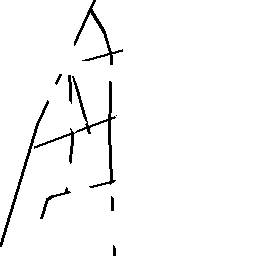
#> input picture Generate/CS1-Gestalt-Completion-Test/quiz_images/1.png, 256 x 256 px, found by its file name
$ jupyter execute --allow-errors 1.ipynb
#> lines starting #> are read from the running program, lines starting #| are printed output that depends on the picture; after the words box and inside, x2 and y2 are one past the last pixel; in counts of white or black regions, pixels touching at a corner belong together
[cell 1]
from PIL import Image

# 打开大图片
large_image_path = '1.png'  # 替换为你的图片路径
large_image = Image.open(large_image_path)
#> large_image is the input picture: PIL image 256x256 RGB; 97% white; black in thin lines or dots, all inside (x1, y1, x2, y2) = (0, 0, 123, 256)

# 定义小图片的宽和高
small_width = 96
small_height = 97

# 拆分并保存小图片
for row in range(10):  # 10行
    for col in range(15):  # 15列
        # 计算小图片的位置
        left = col * small_width
        upper = row * small_height
        right = left + small_width
        lower = upper + small_height

        # 裁剪出小图片
        small_image = large_image.crop((left, upper, right, lower))

        # 保存小图片
        small_image.save(f'{row*15+col}.png')
#> this loop made 10 passes
#> pass 1, `small_image.save(f'{row*15+col}.png')`:
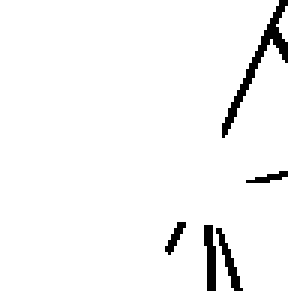
#> saved as 0.png: PIL image 96x97 RGB (shown 3 times larger); 96.3% white; black in thin lines or dots, all inside (x1, y1, x2, y2) = (55, 0, 96, 97)
#> pass 1, `small_image.save(f'{row*15+col}.png')`:
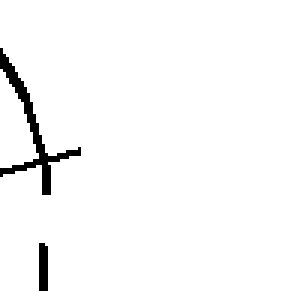
#> saved as 1.png: PIL image 96x97 RGB (shown 3 times larger); 97.2% white; 2 black regions, box (x1, y1, x2, y2) and area: (0, 16, 27, 65) 210, (13, 81, 16, 97) 47
#> pass 1, `small_image.save(f'{row*15+col}.png')`:
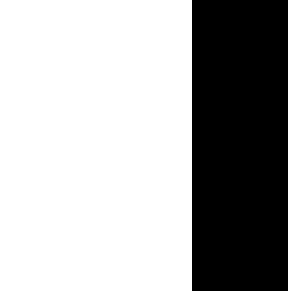
#> saved as 2.png: PIL image 96x97 RGB (shown 3 times larger); 66.7% white; 1 black region, box (x1, y1, x2, y2) and area: (64, 0, 96, 97) 3104

print("拆分完成！")

[cell 2]
import requests
from bs4 import BeautifulSoup

# 目标网址
url = 'https://quickdraw.withgoogle.com/data'

# 发送HTTP请求获取网页内容
#> (the rest of this cell did not finish here and is left out)

[cell 3]
import numpy as np

#> (the rest of this cell did not finish here and is left out)

[cell 4]
import cv2
import numpy as np

# 创建一个95x95的白色背景图像
image_size = 95
image = np.ones((image_size, image_size, 3), dtype=np.uint8) * 255

# 设置点的颜色和大小
point_color = (0, 0, 0)  # 黑色
point_radius = 1

# 定义网格的大小和位置
grid_cell_size = 15  # 每个网格单元的大小
grid_size = 3 * grid_cell_size  # 3x3网格的总大小
x_center = image_size // 2
y_center = image_size // 2

# 计算网格的起始位置，使其居中
grid_x_start = x_center - grid_size // 2
grid_y_start = y_center - grid_size // 2

# 绘制3x3网格的点
for i in range(3):
    for j in range(3):
        point_x = grid_x_start + j * grid_cell_size + grid_cell_size // 2
        point_y = grid_y_start + i * grid_cell_size + grid_cell_size // 2
        cv2.circle(image, (point_x, point_y), point_radius, point_color, -1)

# 显示图像
cv2.imshow('Grid Image', image)
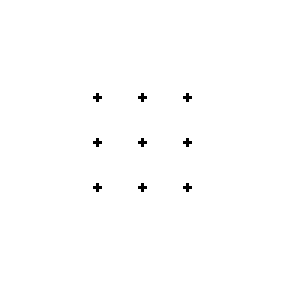
#> window 'Grid Image': shape (95, 95, 3) (shown 3 times larger); 99.5% white; black in thin lines or dots, all inside (x1, y1, x2, y2) = (31, 31, 64, 64)
cv2.waitKey(0)
cv2.destroyAllWindows()

[cell 5]
edges = {
    1: [2,4,5,6,8],
    2: [1,3,4,5,6,7,9],
    3: [2,4,5,6,8],
    4: [1,2,3,5,7,8,9],
    5: [1,2,3,4,6,7,8,9],
    6: [1,2,3,5,7,8,9],
    7: [2,4,5,6,8],
    8: [1,3,4,5,6,7,9],
    9: [2,4,5,6,8]
}

[cell 6]
import cv2
import numpy as np
import random
import easygui
import os

# 创建一个95x95的白色背景图像
image_size = 95
image = np.ones((image_size, image_size, 3), dtype=np.uint8) * 255

# 设置点和线的颜色
point_color = (0, 0, 0)  # 黑色
line_color = (0, 0, 0)   # 黑色
point_radius = 1
line_thickness = 1

# 定义网格的大小和位置
grid_cell_size = 15  # 每个网格单元的大小
grid_size = 3 * grid_cell_size  # 3x3网格的总大小
x_center = image_size // 2
y_center = image_size // 2

# 计算网格的起始位置，使其居中
grid_x_start = x_center - grid_size // 2
grid_y_start = y_center - grid_size // 2

# 定义点的编号和坐标
points = {}
for i in range(3):
    for j in range(3):
        point_idx = i * 3 + j + 1  # 编号从1到9
        point_x = grid_x_start + j * grid_cell_size + grid_cell_size // 2
        point_y = grid_y_start + i * grid_cell_size + grid_cell_size // 2
        points[point_idx] = (point_x, point_y)

start_point = random.choice(list(points.keys()))
print(f"Starting point: {start_point}")

# 生成连续的线段
lines = [start_point]
current_point = start_point

# 定义邻接关系
edges = {
    1: [2, 4, 5, 6, 8],
    2: [1, 3, 4, 5, 6, 7, 9],
    3: [2, 4, 5, 6, 8],
    4: [1, 2, 3, 5, 7, 8, 9],
    5: [1, 2, 3, 4, 6, 7, 8, 9],
    6: [1, 2, 3, 5, 7, 8, 9],
    7: [2, 4, 5, 6, 8],
    8: [1, 3, 4, 5, 6, 7, 9],
    9: [2, 4, 5, 6, 8]
}


num = int(input("Please enter the number of line segments to generate: "))
#> the answer given: 3
for _ in range(num):
    next_points = edges[current_point]
    next_point = random.choice(next_points)
    lines.append(next_point)
    current_point = next_point  # 更新当前点为下一个点

# 绘制连续的线段
for i in range(len(lines) - 1):
    start_coords = points[lines[i]]
    end_coords = points[lines[i + 1]]
    cv2.line(image, start_coords, end_coords, line_color, line_thickness)

# 显示并保存图像
cv2.imshow('Grid with Continuous Lines', image)
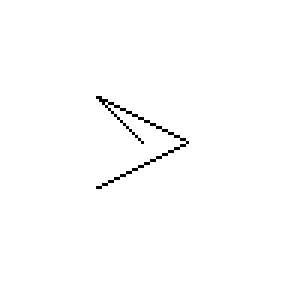
#> window 'Grid with Continuous Lines': shape (95, 95, 3) (shown 3 times larger); 99.2% white; black in thin lines or dots, all inside (x1, y1, x2, y2) = (32, 32, 63, 63)
cv2.imwrite('grid_with_continuous_lines.png', image)
cv2.waitKey(0)
cv2.destroyAllWindows()
